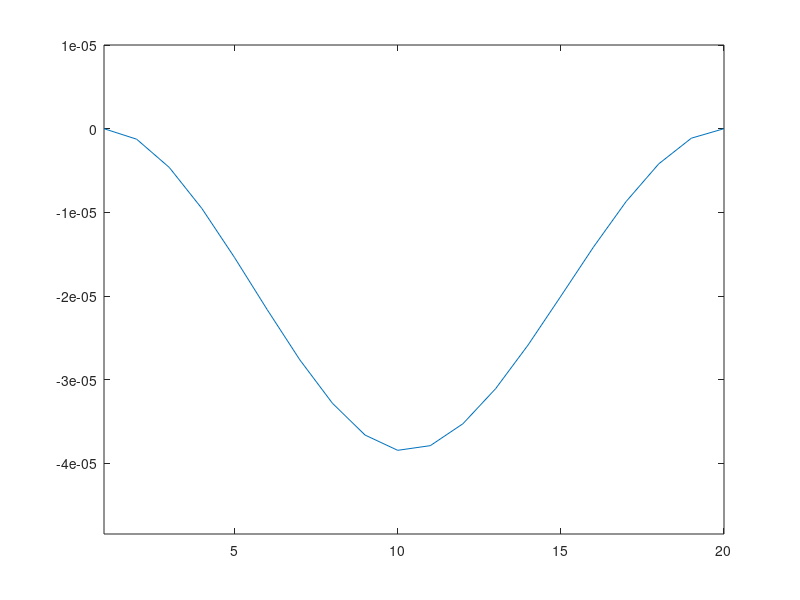
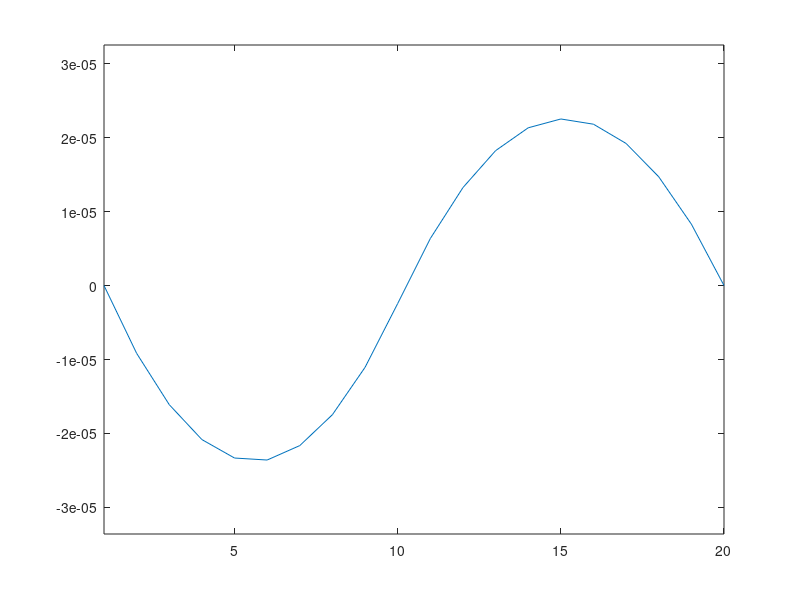
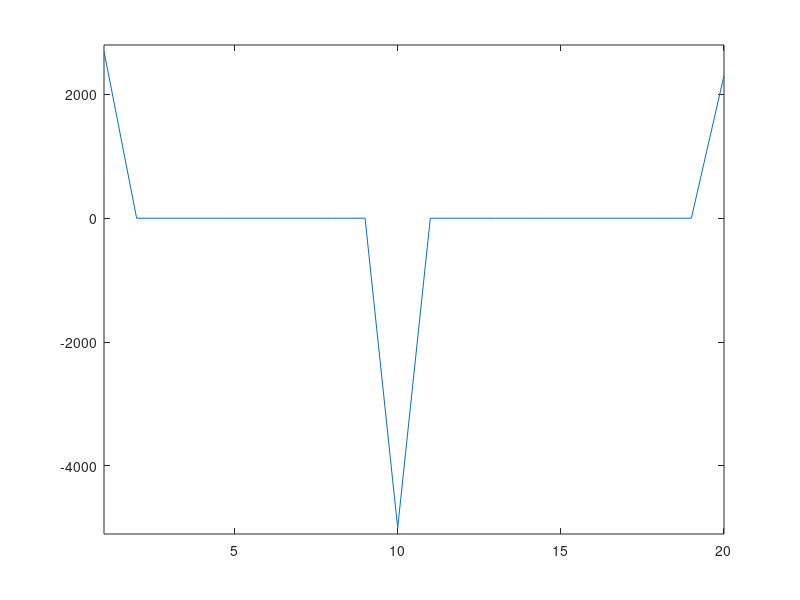
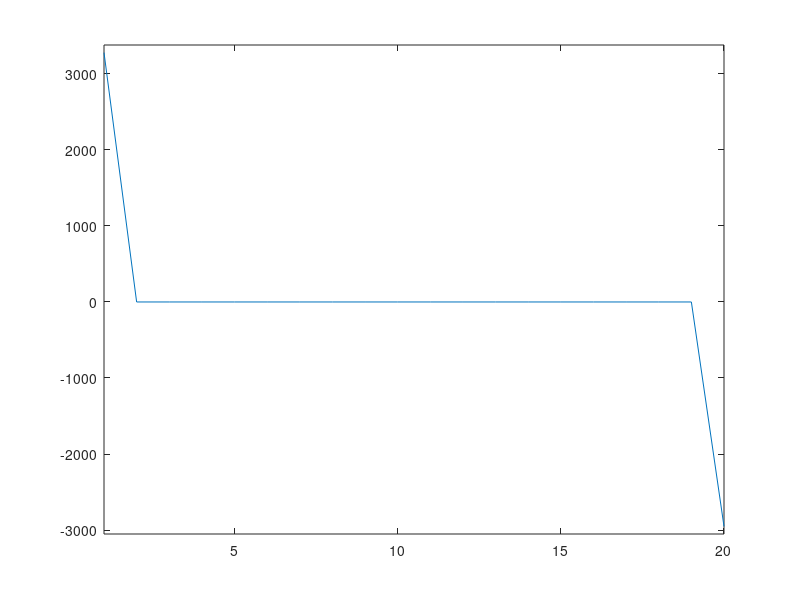

Here is the MATLAB script that generated these plots, in order:
%=======================================================================%
% Problem - 1D Beam                                                     %   
%=======================================================================%
%--------------------------------START----------------------------------%
tic               % For computing computational time 
clc               % Command Window clear
clear             % Workspace variable clear
%-----------------------------USER INPUTS-------------------------------%
% Any consistant unit system can be used.

%----------------------------Material def.------------------------------%
% E = [Modulus]
E = 210*10^9;

%---------------------------Beam properties-----------------------------%
% Total length
len = 5;
% Crossection type for MOI calculation
% Use 'nan' to suppress
    % Square a = [side length]
    a = nan;
    % Circle r = [radius]
    r = nan;
    % rectangle R = [length, height]
    R = [nan,nan];
    % Manual MOI value for custom crossection
    I = 4*10^-4;

%---------------------------------Mesh----------------------------------%
% Number of elements
e = 19;
% Total number of nodes = e + 1

%-------------------------Boundary condition----------------------------%
% Bc = [Node number, Displacement val. [mm], Rotation val. [Deg]]
% Use '0' to suppress DOF
% For Fixed [Node number, 0, 0]
% For Pinned [Node number, 0, nan]

Bc = [1, 0, 0
    20, 0, 0];

%--------------------------------Load-----------------------------------%
% L = [Node number, Force, Moment]
% Use 'nan' to calculate reaction Force & Moment
% Use '0' to suppress Force/Moment
% For at Fixed [Node number, nan, nan]
% For Pinned [Node number, nan, 0]

L = [1, nan, nan
    10, -5000, 0
    20, nan, nan];

%-------------------------END OF USER INPUTS----------------------------%

%----------------------Assembly and calculation-------------------------%

%--------------------Moment of inertia calculation----------------------%
if (isnan(a) == 0)         % Reading Moment of inertia setting 
    sh = 1;                % Square
elseif (isnan(r) == 0)
    sh = 2;                % Circle
elseif (isnan(R(:,:)) == 0)
    sh = 3;                % Rectangle
else
    sh = 4;                % Manual
end

switch sh                  % Calculating Moment of inertia
    case 1
        I = (1/12) * a^4;
    case 2
        I = (1/4) * pi * r^4;
    case 3
        I = (1/12) * R(2) * R(1)^3;
    case 4                 
end

%----------------------Beam Stiffnes Matrix ref.------------------------%
el = len/e;
KK = [12 6*el -12 6*el
    6*el 4*el^2 -6*el 2*el^2
    -12 -6*el 12 -6*el
    6*el 2*el^2 -6*el 4*el^2];

%------------------------------LM array---------------------------------%
% DOF per node is 2 & 4 per element

LM = zeros(4,e);
n = 1;
for i=1:e
    LM(:,i)=LM(:,i)+(n:n+3)';
    n = n+2;
end

%--------------------Global Stiffness matrix assembly-------------------%
K = zeros((e+1)*2);                 %Pre-assigning zeros
for i = 1:((e+1)*2)
    for j = 1:((e+1)*2)
        for r = 1:e
            LMi = 0;
            LMj = 0;
            for t = 1:4
                if LM(t,r) == i     %Searching i index of K in LM array
                    LMi = t;
                end
                if LM(t,r) == j     %Searching j index of K in LM array
                    LMj = t;
                end
            end
            if (LMi ~= 0 && LMj ~= 0)
                K(i,j) = K(i,j) + KK(LMi,LMj); % Assigning values from 
                                               % KK stiffness ref.Mat.
            end
        end
    end
end

%---------------------Global force vector assembly----------------------%
f = zeros(e+1,2);        % For User load input reading
F = zeros(2*(e+1),1);    % For global force vector
Ls = size(L);

for i = 1:Ls(1)                 % Reading User input and storing
    for j = 1:e+1
        if L(i,1) == j
            f(j,:) = [L(i,2),L(i,3)];
        end
    end
end

fl = 1;                         % Flag variable
for i = 1:e+1                   % Assigning values in global F vector
    F(fl) = f(i,1);
    F(fl+1) = f(i,2);
    fl = fl + 2;
end 

%----------------------Global DOF vector assembly-----------------------%
d = nan .* zeros(e+1,2);        % For User Bc input reading
D = nan .* zeros(2*(e+1),1);    % For global d vector
Bcs = size(Bc);

for i = 1:Bcs(1)                % Reading User input and storing
    for j = 1:e+1
        if Bc(i,1) == j
            d(j,:) = [Bc(i,2),Bc(i,3)];
        end
    end
end

fl = 1;                         % Flag variable
for i = 1:e+1                   % Assigning values in global d vector
    D(fl) = d(i,1);
    D(fl+1) = d(i,2);
    fl = fl + 2;
end 

%------------------Finding unknown degrees of freedom-------------------%
%------------------------Row-Column elimination-------------------------%
Kd = K;
fl = 0;
for i = 1:(e+1)*2              % Making rows and column Zero
    if isnan(F(i)) == 1
        Kd(i,:) = Kd(i,:)*0;
        Kd(:,i) = Kd(:,i)*0;
        fl = fl + 1;
    end
end

i = fl;
j = 1;
while (i>0)                    % Removing Zero rows and columns
    if Kd(j,:) == 0
        Kd(j,:) = [];
        Kd(:,j) = [];
        i = i - 1;
    else
        j = j+1;
    end
end

%-----------------Force vector trimming for calculation-----------------%
Fd = zeros(((e+1)*2 - fl),2);
j = 1;
for i = 1:(e+1)*2
    if isnan(F(i)) == 0
        Fd(j,1) = i;
        Fd(j,2) = F(i);
        j = j + 1;
    end
end

%-----------------------Unknown DOF calculation-------------------------%
dd = Fd;
dd(:,2) = inv(((E*I)/(len/e)^3) .* Kd) * Fd(:,2);

%-----------------Finding reaction forces and moments-------------------%
%-------------------------Assembling D vector---------------------------%
for i = 1:((e+1)*2 - fl)
    D(dd(i,1)) = dd(i,2);
end

%-------------------------Calculating forces----------------------------%
RF = (((E*I)/(len/e)^3) .* K)*D;
toc

%--------------------------------POST-----------------------------------%
P1 = (1:2:(e+1)*2)';    % [1,3,5, ..... (e+1)*2] For Disp. and Force.
P2 = (2:2:(e+1)*2)';    % [2,4,6, ..... (e+1)*2] For Rot. and Moment.
figure('Name','Displacement');
plot(1:e+1,D(P1));
axis([1 e+1 min(D(P1))-10e-6 max(D(P1))+10e-6 ]) % Comment to suppress
figure('Name','Rotation');
plot(1:e+1,D(P2));
axis([1 e+1 min(D(P2))-10e-6 max(D(P2))+10e-6 ]) % Comment to suppress
figure('Name','Force');
plot(1:e+1,RF(P1));
axis([1 e+1 min(RF(P1))-100 max(RF(P1))+100])    % Comment to suppress
figure('Name','Moment');
plot(1:e+1,RF(P2));
axis([1 e+1 min(RF(P2))-100 max(RF(P2))+100 ])   % Comment to suppress

%---------------------------END OF PROGRAM------------------------------%
